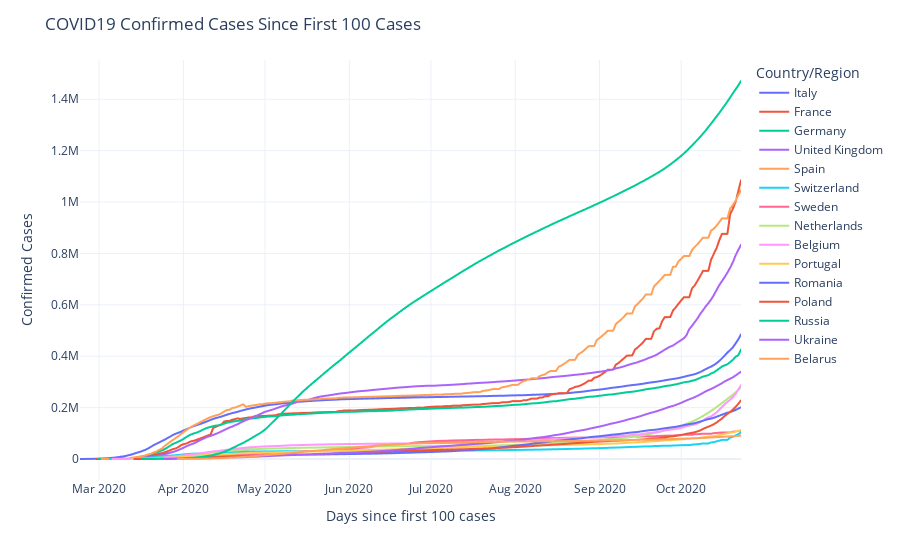

The code cell stored with this chart in its notebook:
### Code cell
fig = px.line(confirmed_eu, x='Date', y='ConfirmedCases', color='Country/Region')

fig.update_layout(title='COVID19 Confirmed Cases Since First 100 Cases',
                  xaxis_title='Days since first 100 cases',
                  yaxis_title='Confirmed Cases'
                 )
fig.show()

### Figure 1 — Plotly figure (JSON) as saved in the notebook; plotly's stock layout.template omitted (floating-point values rounded to 4 significant figures; data arrays with more than 128 entries replaced by an {"elided": "..."} marker saying what was removed)
{"data": [{"hovertemplate": "Country/Region=Italy<br>Date=%{x}<br>ConfirmedCases=%{y}<extra></extra>", "legendgroup": "Italy", "line": {"color": "#636efa", "dash": "solid"}, "mode": "lines", "name": "Italy", "showlegend": true, "type": "scattergl", "x": {"elided": "244 str values"}, "xaxis": "x", "y": {"elided": "244 int values"}, "yaxis": "y"}, {"hovertemplate": "Country/Region=France<br>Date=%{x}<br>ConfirmedCases=%{y}<extra></extra>", "legendgroup": "France", "line": {"color": "#EF553B", "dash": "solid"}, "mode": "lines", "name": "France", "showlegend": true, "type": "scattergl", "x": {"elided": "238 str values"}, "xaxis": "x", "y": {"elided": "238 int values"}, "yaxis": "y"}, {"hovertemplate": "Country/Region=Germany<br>Date=%{x}<br>ConfirmedCases=%{y}<extra></extra>", "legendgroup": "Germany", "line": {"color": "#00cc96", "dash": "solid"}, "mode": "lines", "name": "Germany", "showlegend": true, "type": "scattergl", "x": {"elided": "237 str values"}, "xaxis": "x", "y": {"elided": "237 int values"}, "yaxis": "y"}, {"hovertemplate": "Country/Region=United Kingdom<br>Date=%{x}<br>ConfirmedCases=%{y}<extra></extra>", "legendgroup": "United Kingdom", "line": {"color": "#ab63fa", "dash": "solid"}, "mode": "lines", "name": "United Kingdom", "showlegend": true, "type": "scattergl", "x": {"elided": "236 str values"}, "xaxis": "x", "y": {"elided": "236 int values"}, "yaxis": "y"}, {"hovertemplate": "Country/Region=Spain<br>Date=%{x}<br>ConfirmedCases=%{y}<extra></extra>", "legendgroup": "Spain", "line": {"color": "#FFA15A", "dash": "solid"}, "mode": "lines", "name": "Spain", "showlegend": true, "type": "scattergl", "x": {"elided": "236 str values"}, "xaxis": "x", "y": {"elided": "236 int values"}, "yaxis": "y"}, {"hovertemplate": "Country/Region=Switzerland<br>Date=%{x}<br>ConfirmedCases=%{y}<extra></extra>", "legendgroup": "Switzerland", "line": {"color": "#19d3f3", "dash": "solid"}, "mode": "lines", "name": "Switzerland", "showlegend": true, "type": "scattergl", "x": {"elided": "233 str values"}, "xaxis": "x", "y": {"elided": "233 int values"}, "yaxis": "y"}, {"hovertemplate": "Country/Region=Sweden<br>Date=%{x}<br>ConfirmedCases=%{y}<extra></extra>", "legendgroup": "Sweden", "line": {"color": "#FF6692", "dash": "solid"}, "mode": "lines", "name": "Sweden", "showlegend": true, "type": "scattergl", "x": {"elided": "232 str values"}, "xaxis": "x", "y": {"elided": "232 int values"}, "yaxis": "y"}, {"hovertemplate": "Country/Region=Netherlands<br>Date=%{x}<br>ConfirmedCases=%{y}<extra></extra>", "legendgroup": "Netherlands", "line": {"color": "#B6E880", "dash": "solid"}, "mode": "lines", "name": "Netherlands", "showlegend": true, "type": "scattergl", "x": {"elided": "232 str values"}, "xaxis": "x", "y": {"elided": "232 int values"}, "yaxis": "y"}, {"hovertemplate": "Country/Region=Belgium<br>Date=%{x}<br>ConfirmedCases=%{y}<extra></extra>", "legendgroup": "Belgium", "line": {"color": "#FF97FF", "dash": "solid"}, "mode": "lines", "name": "Belgium", "showlegend": true, "type": "scattergl", "x": {"elided": "232 str values"}, "xaxis": "x", "y": {"elided": "232 int values"}, "yaxis": "y"}, {"hovertemplate": "Country/Region=Portugal<br>Date=%{x}<br>ConfirmedCases=%{y}<extra></extra>", "legendgroup": "Portugal", "line": {"color": "#FECB52", "dash": "solid"}, "mode": "lines", "name": "Portugal", "showlegend": true, "type": "scattergl", "x": {"elided": "225 str values"}, "xaxis": "x", "y": {"elided": "225 int values"}, "yaxis": "y"}, {"hovertemplate": "Country/Region=Romania<br>Date=%{x}<br>ConfirmedCases=%{y}<extra></extra>", "legendgroup": "Romania", "line": {"color": "#636efa", "dash": "solid"}, "mode": "lines", "name": "Romania", "showlegend": true, "type": "scattergl", "x": {"elided": "224 str values"}, "xaxis": "x", "y": {"elided": "224 int values"}, "yaxis": "y"}, {"hovertemplate": "Country/Region=Poland<br>Date=%{x}<br>ConfirmedCases=%{y}<extra></extra>", "legendgroup": "Poland", "line": {"color": "#EF553B", "dash": "solid"}, "mode": "lines", "name": "Poland", "showlegend": true, "type": "scattergl", "x": {"elided": "224 str values"}, "xaxis": "x", "y": {"elided": "224 int values"}, "yaxis": "y"}, {"hovertemplate": "Country/Region=Russia<br>Date=%{x}<br>ConfirmedCases=%{y}<extra></extra>", "legendgroup": "Russia", "line": {"color": "#00cc96", "dash": "solid"}, "mode": "lines", "name": "Russia", "showlegend": true, "type": "scattergl", "x": {"elided": "221 str values"}, "xaxis": "x", "y": {"elided": "221 int values"}, "yaxis": "y"}, {"hovertemplate": "Country/Region=Ukraine<br>Date=%{x}<br>ConfirmedCases=%{y}<extra></extra>", "legendgroup": "Ukraine", "line": {"color": "#ab63fa", "dash": "solid"}, "mode": "lines", "name": "Ukraine", "showlegend": true, "type": "scattergl", "x": {"elided": "213 str values"}, "xaxis": "x", "y": {"elided": "213 int values"}, "yaxis": "y"}, {"hovertemplate": "Country/Region=Belarus<br>Date=%{x}<br>ConfirmedCases=%{y}<extra></extra>", "legendgroup": "Belarus", "line": {"color": "#FFA15A", "dash": "solid"}, "mode": "lines", "name": "Belarus", "showlegend": true, "type": "scattergl", "x": {"elided": "208 str values"}, "xaxis": "x", "y": {"elided": "208 int values"}, "yaxis": "y"}], "layout": {"autosize": true, "legend": {"title": {"text": "Country/Region"}, "tracegroupgap": 0}, "margin": {"t": 60}, "title": {"text": "COVID19 Confirmed Cases Since First 100 Cases"}, "xaxis": {"anchor": "y", "autorange": true, "domain": [0, 1], "range": ["2020-02-23", "2020-10-23"], "title": {"text": "Days since first 100 cases"}, "type": "date"}, "yaxis": {"anchor": "x", "autorange": true, "domain": [0, 1], "range": [-81620.0, 1553000.0], "title": {"text": "Confirmed Cases"}, "type": "linear"}}}
